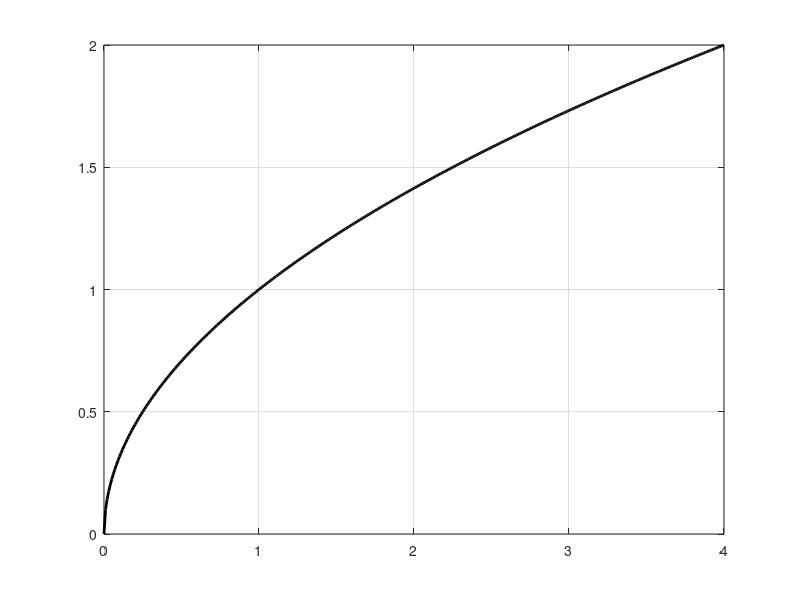

Source code (MATLAB): (Note: this script raises an error after producing the figure.)
% Script plotting the function f (x) = sqrt (x)
% together with Taylor polynomial of degree
% n = 3 around x = 1;

x=0:1e-2:4;

figure(1)
plot(x,sqrt(x),'k-','linewidth',2)  
grid on
hold on
yline(1);                              
plot(x,1+1/2*(x-1),'r-')                
plot(x,1+1/2*(x-1)-1/8*(x-1).^2,'b-')   
plot(x,1+1/2*(x-1)-1/8*(x-1).^2+1/16*(x-1).^3,'m-')
hold off
legend('f(x)','p_0','p_1(x)','p_2(x)','p_3(x)')